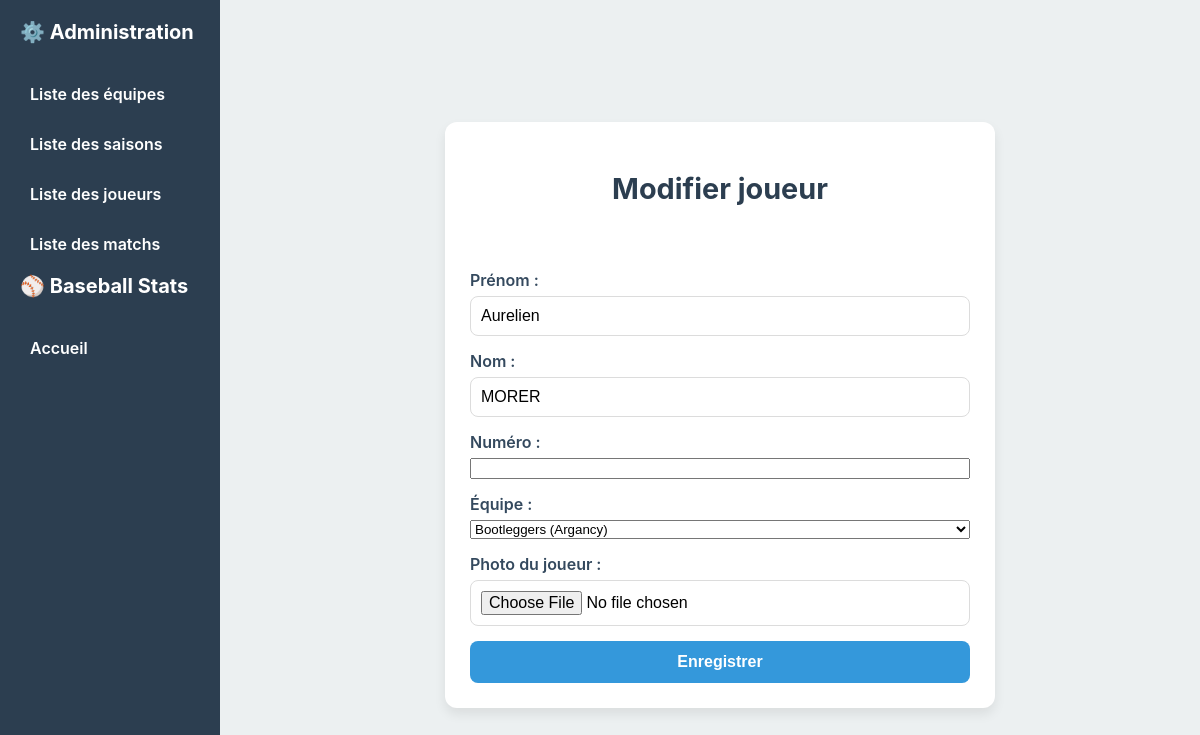
Page /players/edit/2 on the earlier database version.
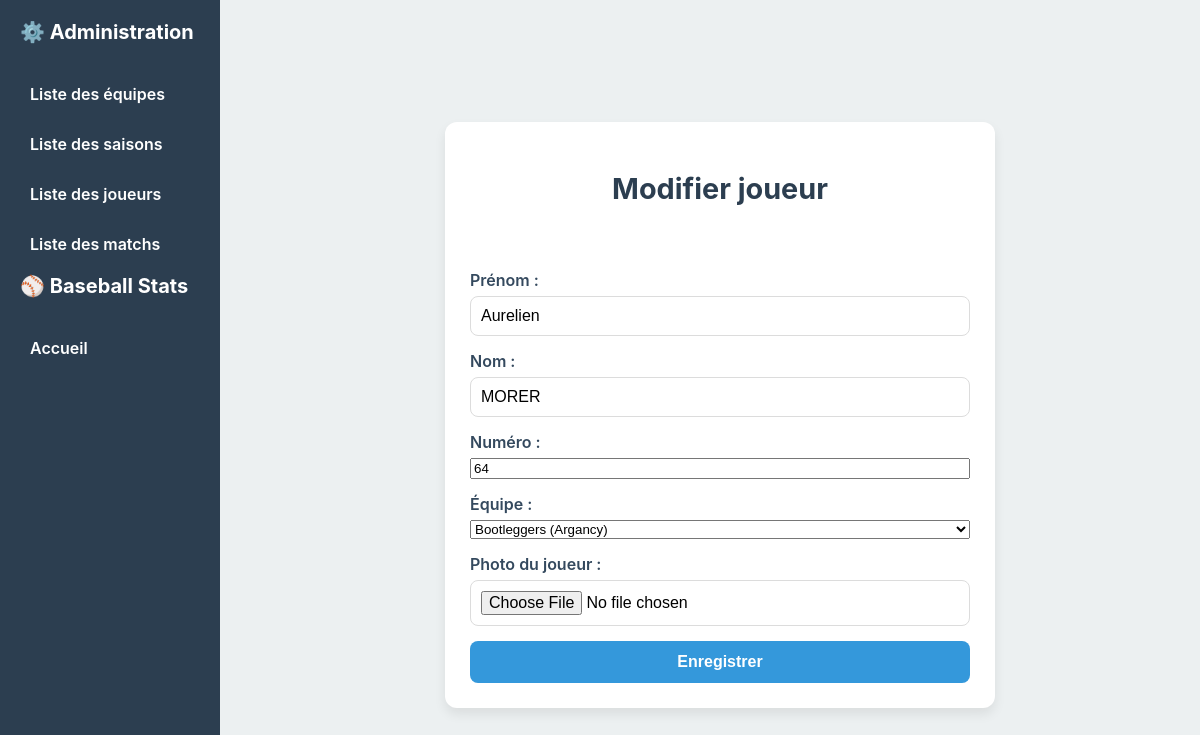
Same page on the later database version.
### models/player.py (models this page shows)
class Player(db.Model):
    __tablename__ = 'player'
    id = db.Column(db.Integer, primary_key=True)
    first_name = db.Column(db.String(50), nullable=False)
    last_name = db.Column(db.String(50), nullable=False)
    number = db.Column(db.Integer)
    image_filename = db.Column(db.String(200), nullable=True)
    team_id = db.Column(db.Integer, db.ForeignKey('team.id'), nullable=False)
    team = db.relationship('Team', back_populates='players')

### models/team.py (models this page shows)
class Team(db.Model):
    __tablename__ = 'team'
    id = db.Column(db.Integer, primary_key=True)
    name = db.Column(db.String(50), nullable=False)
    city = db.Column(db.String(50))
    image = db.Column(db.String(100))
    players = db.relationship('Player', back_populates='team', cascade="all, delete-orphan")
    seasons = db.relationship('Season', secondary=season_team, back_populates='teams')

### routes/players.py (the view, shortened to what this page needs)
@players_bp.route('/players/edit/<int:player_id>', methods=['GET', 'POST'])
def edit_player(player_id):
    player = Player.query.get_or_404(player_id)
    teams = Team.query.all()
    return render_template('player_form.html', player=player, teams=teams)

### templates/players/player_form.html (shortened to what this page needs)
{% extends "menu.html" %}
{% block head %}
<link rel="stylesheet" href="{{ url_for('static', filename='css/global.css') }}">
{% endblock %}
{% block content %}
<div class="team-form-container">
    <form method="POST" class="team-form" enctype="multipart/form-data">
        <div class="form-header">
            <h2>{% if player %}Modifier joueur{% else %}Ajouter un joueur{% endif %}</h2>
        </div>
        <div class="form-group">
            <label>Prénom :</label>
            <input type="text" name="first_name"
                   value="{{ player.first_name if player else '' }}" required>
        </div>
        <div class="form-group">
            <label>Nom :</label>
            <input type="text" name="last_name"
                   value="{{ player.last_name if player else '' }}" required>
        </div>
        <div class="form-group">
            <label>Numéro :</label>
            <input type="number" name="number"
                   value="{{ player.number if player else '' }}">
        </div>
        <div class="form-group">
            <label>Équipe :</label>
            <select name="team_id" required>
                {% for team in teams %}
                    <option value="{{ team.id }}"
                        {% if player and player.team_id == team.id %}selected{% endif %}>
                        {{ team.name }} ({{ team.city }})
                    </option>
                {% endfor %}
            </select>
        </div>
        <div class="form-group">
            <label>Photo du joueur :</label>
            <input type="file" name="image" accept="image/*">
        </div>
        <button type="submit" class="btn-submit">
            {% if player %}Enregistrer{% else %}Créer{% endif %}
        </button>
    </form>
</div>
{% endblock %}

Differences in the rows shown:
changed Player "Aurelien": number (not shown) → "64"
